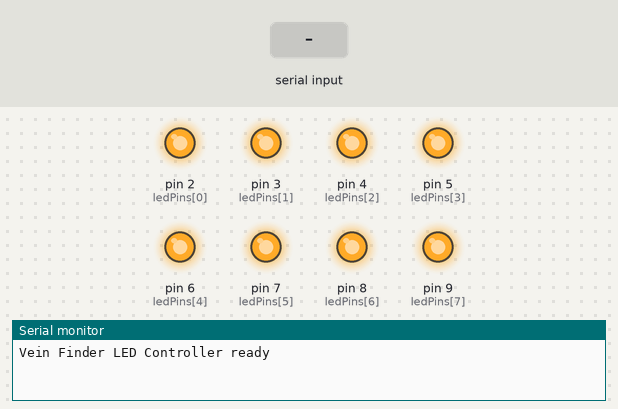
Bench run of a sketch on a simulated Arduino Uno, built with avr-gcc and run on an emulated ATmega328P. On the bench: output pins drawn as LEDs (lit = HIGH), the last lines printed to the serial monitor. Inputs (shaded band) come from the test bench.

Above: at 1.2 s.
1.3 s: "B90\n" received over Serial
At 1.9 s:
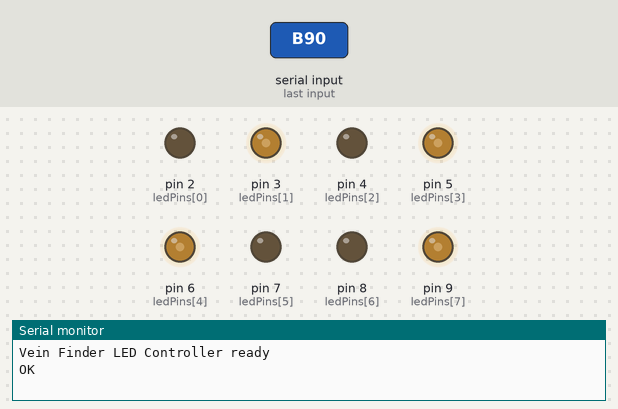
2.8 s: "B,45\n" received over Serial
At 3.1 s:
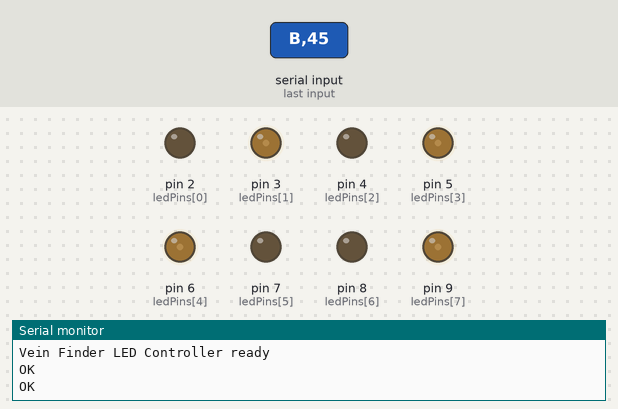
4.3 s: "T90\n" received over Serial
At 5.4 s:
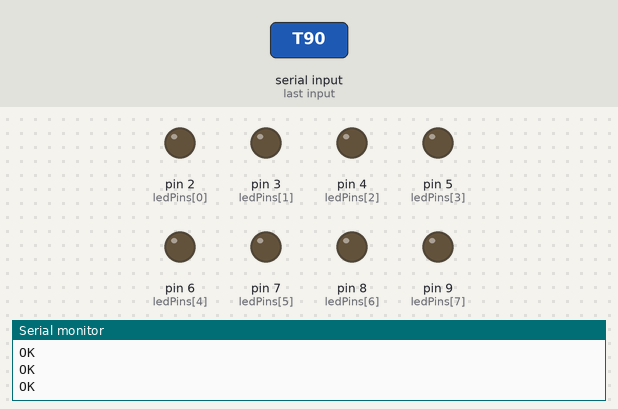
Timing chart, 0 to 7.3 s (numbered marks = the images above; inputs shaded):
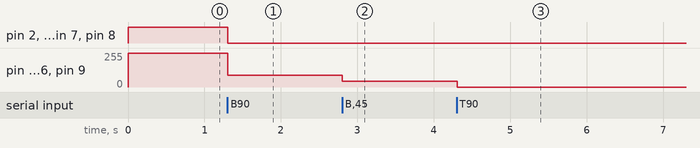

Measured:
- after the input at 1.3 s, pin 2 (ledPins[0]), pin 4 (ledPins[2]), pin 7 (ledPins[5]), pin 8 (ledPins[6]): HIGH → LOW at once; pin 3 (ledPins[1]), pin 5 (ledPins[3]), pin 6 (ledPins[4]), pin 9 (ledPins[7]): 255/255 → 90/255 at once
- after the input at 2.8 s, pin 3 (ledPins[1]), pin 5 (ledPins[3]), pin 6 (ledPins[4]), pin 9 (ledPins[7]): 90/255 → 45/255 at once
- after the input at 4.3 s, pin 3 (ledPins[1]), pin 5 (ledPins[3]), pin 6 (ledPins[4]), pin 9 (ledPins[7]): 45/255 → 0/255 at once

The sketch:

vein_finder_led_control.ino
```cpp
/*
 * Vein Finder - IR LED Controller
 *
 * This sketch controls 8 IR LEDs in a ring formation
 * for vein imaging applications.
 */

// LED pins (adjust as needed based on your wiring)
const int ledPins[] = {2, 3, 4, 5, 6, 7, 8, 9};
const int numLeds = 8;

// Default settings
int brightness = 255;  // 0-255
int pattern = 1;       // 1: all on, 2: alternate, 3: sequential
bool ledsOn = true;

// For sequential pattern timing
unsigned long lastChangeTime = 0;
const int sequentialDelay = 100;  // ms
int currentLed = 0;

void setup() {
  // Initialize serial communication
  Serial.begin(9600);

  // Initialize LED pins as outputs
  for (int i = 0; i < numLeds; i++) {
    pinMode(ledPins[i], OUTPUT);
  }

  // Initial state - all LEDs on
  updateLEDs();

  Serial.println("Vein Finder LED Controller ready");
}

void loop() {
  // Check for serial commands
  checkSerialCommands();

  // Update LED pattern if sequential and LEDs are on
  if (pattern == 3 && ledsOn) {
    updateSequentialPattern();
  }
}

void checkSerialCommands() {
  if (Serial.available() > 0) {
    char command = Serial.read();

    if (command == 'B') {  // Brightness command
      int newBrightness = Serial.parseInt();
      if (newBrightness >= 0 && newBrightness <= 255) {
        brightness = newBrightness;
        updateLEDs();
        Serial.println("OK");
      } else {
        Serial.println("ERR");
      }
    }
    else if (command == 'P') {  // Pattern command
      int newPattern = Serial.parseInt();
      if (newPattern >= 1 && newPattern <= 3) {
        pattern = newPattern;
        updateLEDs();
        Serial.println("OK");
      } else {
        Serial.println("ERR");
      }
    }
    else if (command == 'T') {  // Toggle command
      int state = Serial.parseInt();
      ledsOn = (state == 1);
      updateLEDs();
      Serial.println("OK");
    }

    // Consume any remaining input
    while (Serial.available() > 0) {
      Serial.read();
    }
  }
}

void updateLEDs() {
  if (!ledsOn) {
    // Turn all LEDs off
    for (int i = 0; i < numLeds; i++) {
      analogWrite(ledPins[i], 0);
    }
    return;
  }

  switch (pattern) {
    case 1:  // All LEDs on
      for (int i = 0; i < numLeds; i++) {
        analogWrite(ledPins[i], brightness);
      }
      break;

    case 2:  // Alternate LEDs
      for (int i = 0; i < numLeds; i++) {
        if (i % 2 == 0) {
          analogWrite(ledPins[i], brightness);
        } else {
          analogWrite(ledPins[i], 0);
        }
      }
      break;

    case 3:  // Sequential (handled in loop)
      // Reset all LEDs
      for (int i = 0; i < numLeds; i++) {
        analogWrite(ledPins[i], 0);
      }
      // Turn on current LED
      analogWrite(ledPins[currentLed], brightness);
      break;
  }
}

void updateSequentialPattern() {
  // Check if it's time to update the sequential pattern
  unsigned long currentTime = millis();
  if (currentTime - lastChangeTime >= sequentialDelay) {
    // Turn off current LED
    analogWrite(ledPins[currentLed], 0);

    // Move to next LED
    currentLed = (currentLed + 1) % numLeds;

    // Turn on new LED
    analogWrite(ledPins[currentLed], brightness);

    // Update time
    lastChangeTime = currentTime;
  }
} 
```
